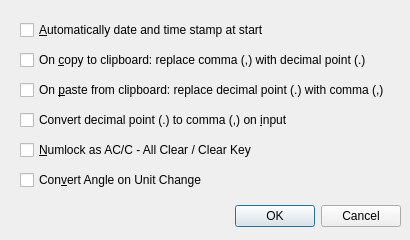
<?xml version="1.0" encoding="UTF-8"?>
<ui version="4.0">
 <class>optionsDialog</class>
 <widget class="QDialog" name="optionsDialog">
  <property name="geometry">
   <rect>
    <x>0</x>
    <y>0</y>
    <width>410</width>
    <height>240</height>
   </rect>
  </property>
  <property name="windowTitle">
   <string>Dialog</string>
  </property>
  <widget class="QDialogButtonBox" name="buttonBox">
   <property name="geometry">
    <rect>
     <x>10</x>
     <y>200</y>
     <width>391</width>
     <height>32</height>
    </rect>
   </property>
   <property name="orientation">
    <enum>Qt::Orientation::Horizontal</enum>
   </property>
   <property name="standardButtons">
    <set>QDialogButtonBox::StandardButton::Cancel|QDialogButtonBox::StandardButton::Ok</set>
   </property>
  </widget>
  <widget class="QCheckBox" name="timestampCheckBox">
   <property name="geometry">
    <rect>
     <x>20</x>
     <y>20</y>
     <width>291</width>
     <height>20</height>
    </rect>
   </property>
   <property name="text">
    <string>&amp;Automatically date and time stamp at start</string>
   </property>
  </widget>
  <widget class="QCheckBox" name="copyCheckBox">
   <property name="geometry">
    <rect>
     <x>20</x>
     <y>50</y>
     <width>381</width>
     <height>20</height>
    </rect>
   </property>
   <property name="text">
    <string>On &amp;copy to clipboard: replace comma (,) with decimal point (.)</string>
   </property>
  </widget>
  <widget class="QCheckBox" name="pasteCheckBox">
   <property name="geometry">
    <rect>
     <x>20</x>
     <y>80</y>
     <width>381</width>
     <height>20</height>
    </rect>
   </property>
   <property name="text">
    <string>On &amp;paste from clipboard: replace decimal point (.) with comma (,)</string>
   </property>
  </widget>
  <widget class="QCheckBox" name="inputReplacePointcheckBox">
   <property name="geometry">
    <rect>
     <x>20</x>
     <y>110</y>
     <width>381</width>
     <height>20</height>
    </rect>
   </property>
   <property name="text">
    <string>Convert decimal point (.) to comma (,) on &amp;input</string>
   </property>
  </widget>
  <widget class="QCheckBox" name="NumlockACcheckBox">
   <property name="geometry">
    <rect>
     <x>20</x>
     <y>140</y>
     <width>381</width>
     <height>20</height>
    </rect>
   </property>
   <property name="text">
    <string>&amp;Numlock as AC/C - All Clear / Clear Key</string>
   </property>
  </widget>
  <widget class="QCheckBox" name="convertAngleCheckBox">
   <property name="geometry">
    <rect>
     <x>20</x>
     <y>170</y>
     <width>381</width>
     <height>20</height>
    </rect>
   </property>
   <property name="toolTip">
    <string>Convert angle automatically when changing units.</string>
   </property>
   <property name="whatsThis">
    <string>If this checkbox is checked, the angle value will be converted automatically when you switch between degrees (D), radians (R), or grads (G). If unchecked, only the unit label changes.</string>
   </property>
   <property name="text">
    <string>Con&amp;vert Angle on Unit Change</string>
   </property>
  </widget>
 </widget>
 <resources/>
 <connections>
  <connection>
   <sender>buttonBox</sender>
   <signal>accepted()</signal>
   <receiver>optionsDialog</receiver>
   <slot>accept()</slot>
   <hints>
    <hint type="sourcelabel">
     <x>248</x>
     <y>254</y>
    </hint>
    <hint type="destinationlabel">
     <x>157</x>
     <y>274</y>
    </hint>
   </hints>
  </connection>
  <connection>
   <sender>buttonBox</sender>
   <signal>rejected()</signal>
   <receiver>optionsDialog</receiver>
   <slot>reject()</slot>
   <hints>
    <hint type="sourcelabel">
     <x>316</x>
     <y>260</y>
    </hint>
    <hint type="destinationlabel">
     <x>286</x>
     <y>274</y>
    </hint>
   </hints>
  </connection>
 </connections>
</ui>
